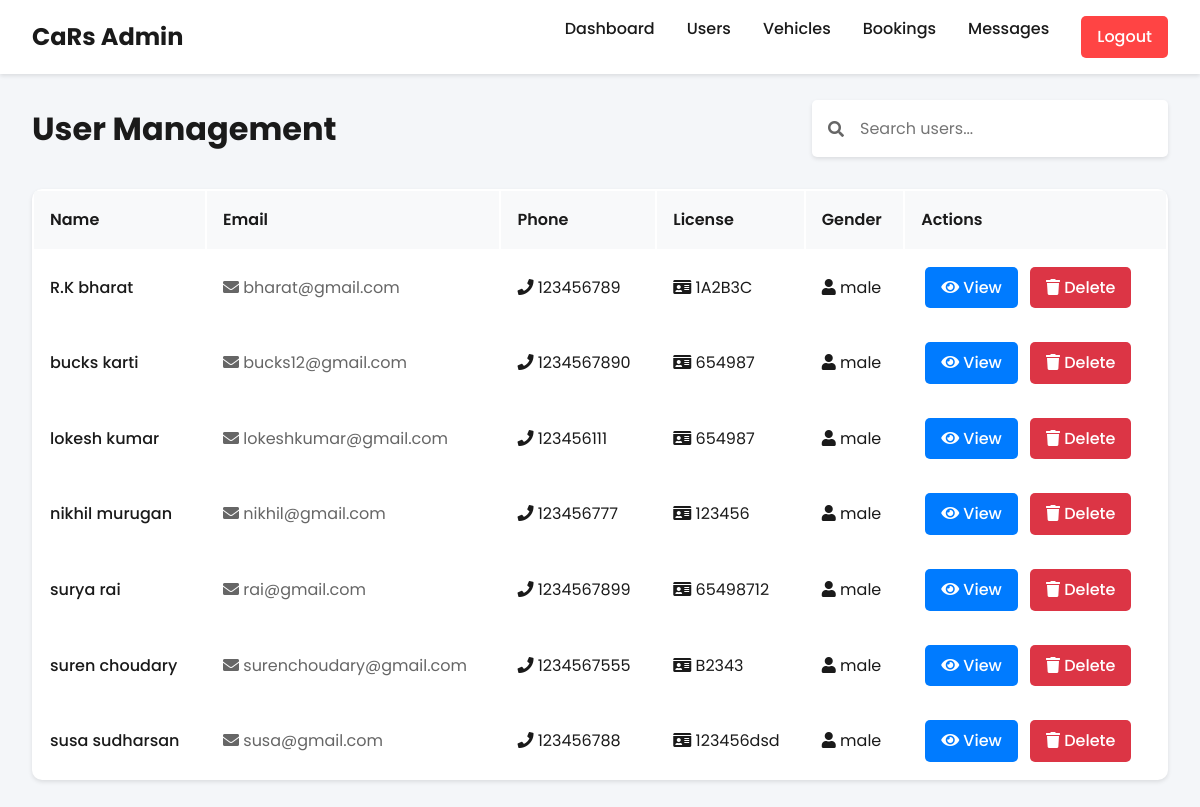
Page /adminusers.php (signed in) on the committed database.
### tables this page shows
CREATE TABLE `users` (
  `FNAME` varchar(255) NOT NULL,
  `LNAME` varchar(255) NOT NULL,
  `EMAIL` varchar(255) NOT NULL,
  `LIC_NUM` varchar(255) NOT NULL,
  `PHONE_NUMBER` bigint(11) NOT NULL,
  `PASSWORD` varchar(255) NOT NULL,
  `GENDER` varchar(255) NOT NULL
);

### adminusers.php (the view, shortened to what this page needs)
<?php
require 'connection.php';
$sql = "SELECT * FROM users ORDER BY EMAIL";
$result = $conn->query($sql);
?>
<!DOCTYPE html>
<html lang="en">
<head>
    <link rel="stylesheet" href="https://cdnjs.cloudflare.com/ajax/libs/font-awesome/5.15.4/css/all.min.css">
</head>
<body>
    <nav class="navbar">
        <div class="nav-container">
            <a href="admindash.php" class="logo">CaRs Admin</a>
            <div class="nav-links">
                <a href="admindash.php">Dashboard</a>
                <a href="adminusers.php">Users</a>
                <a href="adminvehicle.php">Vehicles</a>
                <a href="adminbook.php">Bookings</a>
                <a href="admincontactus.php">Messages</a>
                <a href="index.php" class="logout-btn" style="background-color: #ff4444; color: white; padding: 0.5rem 1rem; border-radius: 5px; text-decoration: none; transition: all 0.3s ease;">Logout</a>
            </div>
        </div>
    </nav>
    <div class="container">
        <div class="header">
            <h1>User Management</h1>
            <div class="search-box">
                <i class="fas fa-search"></i>
                <input type="text" id="searchInput" placeholder="Search users..." onkeyup="searchUsers()">
            </div>
        </div>
        <table class="users-table">
            <thead>
                <tr>
                    <th>Name</th>
                    <th>Email</th>
                    <th>Phone</th>
                    <th>License</th>
                    <th>Gender</th>
                    <th>Actions</th>
                </tr>
            </thead>
            <tbody>
                <?php while($row = $result->fetch_assoc()): ?>
                    <tr>
                        <td class="user-name">
                            <?php echo $row['FNAME'] . ' ' . $row['LNAME']; ?>
                        </td>
                        <td class="user-email">
                            <i class="fas fa-envelope"></i> <?php echo $row['EMAIL']; ?>
                        </td>
                        <td>
                            <i class="fas fa-phone"></i> <?php echo $row['PHONE_NUMBER']; ?>
                        </td>
                        <td>
                            <i class="fas fa-id-card"></i> <?php echo $row['LIC_NUM']; ?>
                        </td>
                        <td>
                            <i class="fas fa-user"></i> <?php echo $row['GENDER']; ?>
                        </td>
                        <td>
                            <a href="viewuser.php?id=<?php echo urlencode($row['EMAIL']); ?>" class="action-btn view-btn">
                                <i class="fas fa-eye"></i> View
                            </a>
                            <a href="adminusers.php?delete=1&id=<?php echo urlencode($row['EMAIL']); ?>"
                               class="action-btn delete-btn"
                               onclick="return confirm('Are you sure you want to delete this user? This action cannot be undone.')">
                                <i class="fas fa-trash"></i> Delete
                            </a>
                        </td>
                    </tr>
                <?php endwhile; ?>
            </tbody>
        </table>
    </div>
</body>
</html>

### adminusers.php (style rules this page uses)
* { margin: 0; padding: 0; box-sizing: border-box; font-family: 'Poppins', sans-serif; }
body { background: #f4f6f9; color: #1a1a1a; line-height: 1.6; }
.navbar { background: #fff; padding: 1rem 2rem; box-shadow: 0 2px 4px rgba(0,0,0,0.1); position: fixed; top: 0; left: 0; right: 0; z-index: 1000; }
.nav-container { max-width: 1200px; margin: 0 auto; display: flex; justify-content: space-between; align-items: center; }
.logo { font-size: 1.5rem; font-weight: 700; color: #1a1a1a; text-decoration: none; }
.nav-links { display: flex; gap: 2rem; }
.nav-links a { color: #1a1a1a; text-decoration: none; font-weight: 500; transition: color 0.3s ease; }
.container { max-width: 1200px; margin: 100px auto 2rem; padding: 0 2rem; }
.header { display: flex; justify-content: space-between; align-items: center; margin-bottom: 2rem; }
.header h1 { font-size: 2rem; color: #1a1a1a; }
.search-box { display: flex; align-items: center; background: #fff; padding: 0.5rem 1rem; border-radius: 5px; box-shadow: 0 2px 4px rgba(0,0,0,0.1); }
.search-box input { border: none; outline: none; padding: 0.5rem; font-size: 1rem; width: 300px; }
.search-box i { color: #666; margin-right: 0.5rem; }
.users-table { background: #fff; border-radius: 10px; overflow: hidden; box-shadow: 0 2px 4px rgba(0,0,0,0.1); width: 100%; }
.users-table th, .users-table td { padding: 1rem; text-align: left; }
.users-table th { background: #f8f9fa; font-weight: 600; color: #1a1a1a; }
.users-table tr:not(:last-child) { border-bottom: 1px solid #eee; }
.action-btn { padding: 0.5rem 1rem; border: none; border-radius: 5px; cursor: pointer; font-weight: 500; text-decoration: none; transition: background-color 0.3s ease; margin: 0 0.25rem; display: inline-block; }
.view-btn { background: #007bff; color: #fff; }
.delete-btn { background: #dc3545; color: #fff; }
.user-email { color: #666; }
.user-name { font-weight: 500; }

### rows in the picture
users: FNAME "R.K", LNAME "bharat", EMAIL "bharat@gmail.com", PHONE_NUMBER "123456789", LIC_NUM "1A2B3C", GENDER "male"
users: FNAME "bucks", LNAME "karti", EMAIL "bucks12@gmail.com", PHONE_NUMBER "1234567890", LIC_NUM "654987", GENDER "male"
users: FNAME "lokesh", LNAME "kumar", EMAIL "lokeshkumar@gmail.com", PHONE_NUMBER "123456111", LIC_NUM "654987", GENDER "male"
users: FNAME "nikhil", LNAME "murugan", EMAIL "nikhil@gmail.com", PHONE_NUMBER "123456777", LIC_NUM "123456", GENDER "male"
users: FNAME "surya", LNAME "rai", EMAIL "rai@gmail.com", PHONE_NUMBER "1234567899", LIC_NUM "65498712", GENDER "male"
users: FNAME "suren", LNAME "choudary", EMAIL "surenchoudary@gmail.com", PHONE_NUMBER "1234567555", LIC_NUM "B2343", GENDER "male"
users: FNAME "susa", LNAME "sudharsan", EMAIL "susa@gmail.com", PHONE_NUMBER "123456788", LIC_NUM "123456dsd", GENDER "male"
